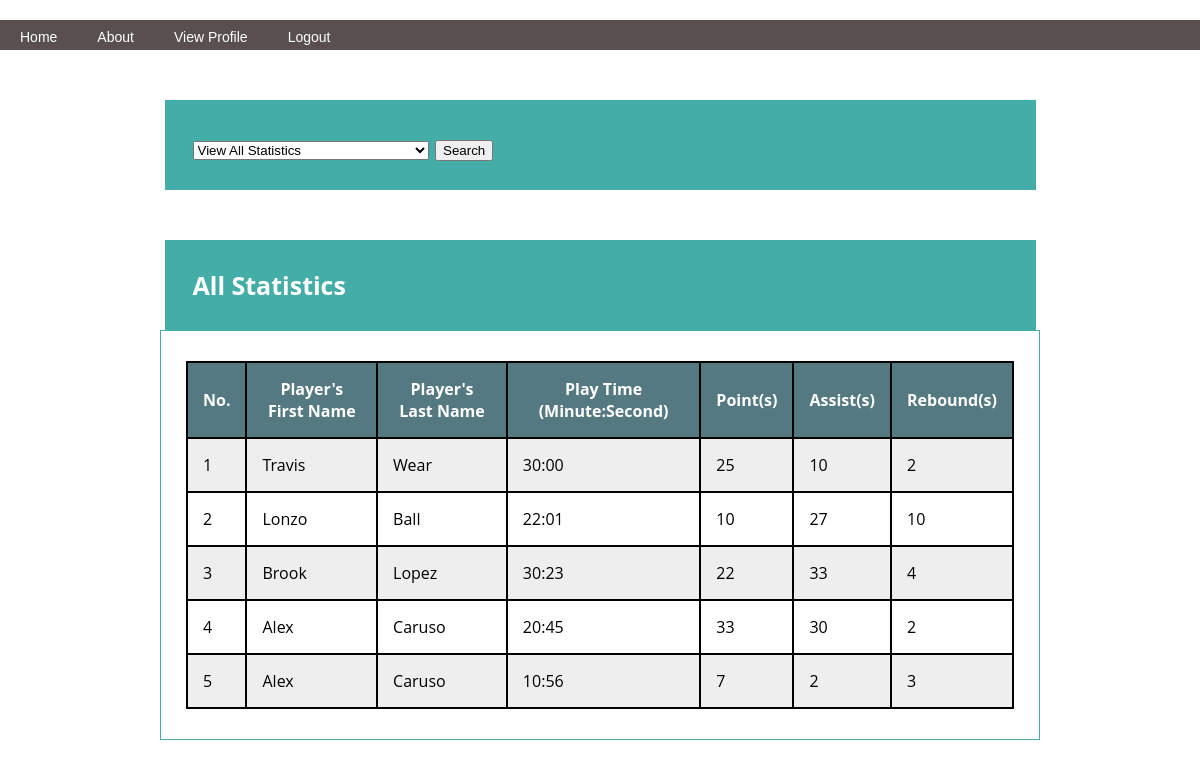
/statistics.php (signed in), run on the app's committed database.
### tables this page shows
CREATE TABLE Statistics
(
ID INTEGER UNSIGNED NOT NULL AUTO_INCREMENT Primary Key,
PlayerID INTEGER UNSIGNED NOT NULL,
PlayTimeMin TINYINT(2) UNSIGNED NOT NULL DEFAULT 0,
PlayTimeSec TINYINT(2) UNSIGNED NOT NULL DEFAULT 0,
Point TINYINT UNSIGNED NOT NULL DEFAULT 0,
Assist TINYINT UNSIGNED NOT NULL DEFAULT 0,
Rebound TINYINT UNSIGNED NOT NULL DEFAULT 0,

FOREIGN KEY (PlayerID) REFERENCES Player(ID) ON DELETE CASCADE ON UPDATE CASCADE,

CHECK((PlayTimeMin < 40 AND PlayTimeSec < 60) OR (PlayTimeMin = 40 AND PlayTimeSec = 0))
);

CREATE TABLE Player
(
ID INTEGER UNSIGNED NOT NULL AUTO_INCREMENT Primary Key,
Firstname VARCHAR(100),
Lastname VARCHAR(150) NOT NULL,
TeamID INTEGER UNSIGNED NOT NULL,

INDEX  (Lastname),
UNIQUE (Lastname, Firstname),

FOREIGN KEY (TeamID) REFERENCES Team(ID) ON DELETE CASCADE ON UPDATE CASCADE
);

### statistics.php (the view, shortened to what this page needs)
<!DOCTYPE html>
<html>
<head>
  <link rel="stylesheet" href="style.css">
</head>
<body>
  <?php
    include 'logged_navbar.php';
    $db = configDB($_SESSION["role"]);
    $query = "SELECT ID, FirstName, LastName FROM Player";
    if ($stmt = $db->prepare($query)) {
    ?>
    <div class="header">
      <form action="statistics.php" method="post">
      <select name="searchbox" id="search" onchange="showfield(this.options[this.selectedIndex].value)">
        <option value="viewAllStatistics">View All Statistics</option>
      </select>
      <input type="submit" id="searchButton" name="searchbutton" value="Search"/>
    </form>
    </div>
    <?php
    if (empty($_POST["searchbutton"])) {
      $count = 1;
      $query = "SELECT PlayerID, FirstName, LastName, PlayTimeMin, PlayTimeSec, Point, Assist, Rebound
                FROM Statistics
                JOIN Player ON PlayerID = Player.ID";
      $db = configDB($_SESSION["role"]);
      if ($stmt = $db->prepare($query)) {
        $stmt->execute();
        $stmt->store_result();
        $stmt->bind_result($pid, $firstname, $lastname, $timemin, $timesec, $point, $assist, $rebound);
        $stmt->data_seek(0);
        echo "<div class=\"header\" style=\"display:table;\">All Statistics</div>
              <div class=\"container\">
              <table>
                <tr>
                  <th>No.</th>
                  <th>Player's First Name</th>
                  <th>Player's Last Name</th>
                  <th>Play Time (Minute:Second)</th>
                  <th>Point(s)</th>
                  <th>Assist(s)</th>
                  <th>Rebound(s)</th>
                </tr>";
            while( $stmt->fetch() ) {
                  $row = array('id'=>$count++, 'pid'=>$pid, 'firstname'=>$firstname,'lastname'=>$lastname,
                  'timemin'=>$timemin, 'timesec'=>$timesec, 'point'=>$point, 'assist'=>$assist, 'rebound'=>$rebound);
                  echo "<tr>
                    <td>". $row['id'] ."</td>
                    <td>". $row['firstname'] ."</td>
                    <td>". $row['lastname'] ."</td>
                    <td>". str_pad($row['timemin'], 2, "0", STR_PAD_LEFT) .":". str_pad($row['timesec'], 2, "0", STR_PAD_LEFT) ."</td>
                    <td>". intval($row['point']) ."</td>
                    <td>". intval($row['assist']) ."</td>
                    <td>". intval($row['rebound']) ."</td>
                  </tr>";
            }
        echo "</table>
        </div>";
        }
        }
      }
      ?>
</body>
</html>

### style.css (style rules this page uses)
.header { width:70%; margin:50px auto 0 auto; padding-top: 25px; padding-left: 25px; padding-bottom: 25px; background: #45ADA8; border: #45ADA8 3px solid; text-align: left; font-weight: bold; font-size: 25px; color: white; }
.container { width:69%; display: inline-block; margin:0 auto; padding-top: 30px; padding-left: 25px; padding-right: 25px; padding-bottom: 30px; border: #45ADA8 1px solid; }
body { font-family: 'Open Sans', sans-serif; background:#fff; margin: 0 auto 0 auto; width:100%; text-align:center; margin: 20px 0px 20px 0px; }
table { width: 100%; }
table, th, td { border: 2px solid black; border-collapse: collapse; }
th { padding: 15px; text-align: center; }
td { padding: 15px; text-align: left; }
tr:nth-child(even) { background-color: #eee; }
tr:nth-child(odd) { background-color: #fff; }
th { background-color: #547980; color: white; }

### data on the page
statistics: PlayerID "1", PlayerID.Firstname "Travis", PlayerID.Lastname "Wear", PlayTimeMin "30", PlayTimeSec "00", Point "25", Assist "10", Rebound "2"
statistics: PlayerID "2", PlayerID.Firstname "Lonzo", PlayerID.Lastname "Ball", PlayTimeMin "22", PlayTimeSec "01", Point "10", Assist "27", Rebound "10"
statistics: PlayerID "3", PlayerID.Firstname "Brook", PlayerID.Lastname "Lopez", PlayTimeMin "30", PlayTimeSec "23", Point "22", Assist "33", Rebound "4"
statistics: PlayerID "4", PlayerID.Firstname "Alex", PlayerID.Lastname "Caruso", PlayTimeMin "20", PlayTimeSec "45", Point "33", Assist "30", Rebound "2"
statistics: id "5", PlayerID.Firstname "Alex", PlayerID.Lastname "Caruso", PlayTimeMin "10", PlayTimeSec "56", Point "7", Assist "2", Rebound "3"
